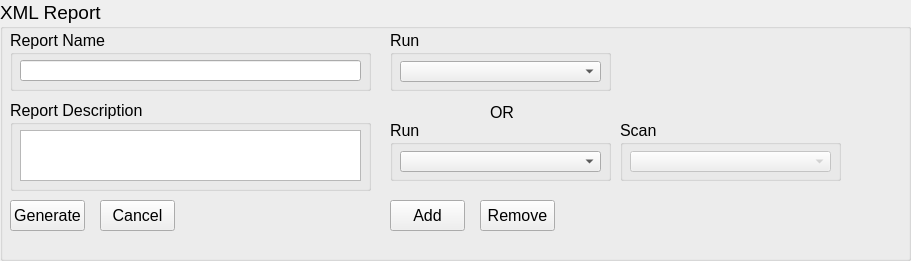
       <widget class="QGroupBox" name="xml_report">
        <property name="geometry">
         <rect>
          <x>10</x>
          <y>560</y>
          <width>911</width>
          <height>261</height>
         </rect>
        </property>
        <property name="font">
         <font>
          <family>Arial</family>
          <pointsize>14</pointsize>
         </font>
        </property>
        <property name="title">
         <string>XML Report</string>
        </property>
        <widget class="QGroupBox" name="report_name">
         <property name="geometry">
          <rect>
           <x>10</x>
           <y>30</y>
           <width>361</width>
           <height>61</height>
          </rect>
         </property>
         <property name="font">
          <font>
           <family>Arial</family>
           <pointsize>12</pointsize>
          </font>
         </property>
         <property name="title">
          <string>Report Name</string>
         </property>
         <widget class="QLineEdit" name="report_name_text">
          <property name="geometry">
           <rect>
            <x>10</x>
            <y>30</y>
            <width>341</width>
            <height>21</height>
           </rect>
          </property>
          <property name="font">
           <font>
            <pointsize>14</pointsize>
           </font>
          </property>
         </widget>
        </widget>
        <widget class="QGroupBox" name="report_description">
         <property name="geometry">
          <rect>
           <x>10</x>
           <y>100</y>
           <width>361</width>
           <height>91</height>
          </rect>
         </property>
         <property name="font">
          <font>
           <family>Arial</family>
           <pointsize>12</pointsize>
          </font>
         </property>
         <property name="title">
          <string>Report Description</string>
         </property>
         <widget class="QTextEdit" name="report_description_text">
          <property name="geometry">
           <rect>
            <x>10</x>
            <y>30</y>
            <width>341</width>
            <height>51</height>
           </rect>
          </property>
          <property name="font">
           <font>
            <pointsize>14</pointsize>
           </font>
          </property>
         </widget>
        </widget>
        <widget class="QGroupBox" name="run0">
         <property name="geometry">
          <rect>
           <x>390</x>
           <y>30</y>
           <width>221</width>
           <height>61</height>
          </rect>
         </property>
         <property name="font">
          <font>
           <family>Arial</family>
           <pointsize>12</pointsize>
          </font>
         </property>
         <property name="title">
          <string>Run</string>
         </property>
         <widget class="QComboBox" name="run0_dropdown">
          <property name="geometry">
           <rect>
            <x>10</x>
            <y>31</y>
            <width>201</width>
            <height>21</height>
           </rect>
          </property>
          <property name="font">
           <font>
            <pointsize>14</pointsize>
           </font>
          </property>
         </widget>
        </widget>
        <widget class="QLabel" name="or_label">
         <property name="geometry">
          <rect>
           <x>490</x>
           <y>100</y>
           <width>25</width>
           <height>25</height>
          </rect>
         </property>
         <property name="font">
          <font>
           <family>Arial</family>
           <pointsize>12</pointsize>
          </font>
         </property>
         <property name="text">
          <string>OR</string>
         </property>
        </widget>
        <widget class="QGroupBox" name="run1">
         <property name="geometry">
          <rect>
           <x>390</x>
           <y>120</y>
           <width>221</width>
           <height>61</height>
          </rect>
         </property>
         <property name="font">
          <font>
           <family>Arial</family>
           <pointsize>12</pointsize>
          </font>
         </property>
         <property name="title">
          <string>Run</string>
         </property>
         <widget class="QComboBox" name="run1_dropdown">
          <property name="geometry">
           <rect>
            <x>10</x>
            <y>31</y>
            <width>201</width>
            <height>21</height>
           </rect>
          </property>
          <property name="font">
           <font>
            <pointsize>14</pointsize>
           </font>
          </property>
         </widget>
        </widget>
        <widget class="QGroupBox" name="scan">
         <property name="geometry">
          <rect>
           <x>620</x>
           <y>120</y>
           <width>221</width>
           <height>61</height>
          </rect>
         </property>
         <property name="font">
          <font>
           <family>Arial</family>
           <pointsize>12</pointsize>
          </font>
         </property>
         <property name="title">
          <string>Scan</string>
         </property>
         <widget class="QComboBox" name="scan_dropdown">
          <property name="enabled">
           <bool>false</bool>
          </property>
          <property name="geometry">
           <rect>
            <x>10</x>
            <y>31</y>
            <width>201</width>
            <height>21</height>
           </rect>
          </property>
          <property name="font">
           <font>
            <pointsize>14</pointsize>
           </font>
          </property>
         </widget>
        </widget>
        <widget class="QPushButton" name="remove">
         <property name="geometry">
          <rect>
           <x>480</x>
           <y>200</y>
           <width>75</width>
           <height>31</height>
          </rect>
         </property>
         <property name="font">
          <font>
           <family>Arial</family>
           <pointsize>12</pointsize>
          </font>
         </property>
         <property name="text">
          <string>Remove</string>
         </property>
        </widget>
        <widget class="QPushButton" name="add">
         <property name="geometry">
          <rect>
           <x>390</x>
           <y>200</y>
           <width>75</width>
           <height>31</height>
          </rect>
         </property>
         <property name="font">
          <font>
           <family>Arial</family>
           <pointsize>12</pointsize>
          </font>
         </property>
         <property name="text">
          <string>Add</string>
         </property>
        </widget>
        <widget class="QPushButton" name="generate">
         <property name="geometry">
          <rect>
           <x>10</x>
           <y>200</y>
           <width>75</width>
           <height>31</height>
          </rect>
         </property>
         <property name="font">
          <font>
           <family>Arial</family>
           <pointsize>12</pointsize>
          </font>
         </property>
         <property name="text">
          <string>Generate</string>
         </property>
        </widget>
        <widget class="QPushButton" name="cancel">
         <property name="geometry">
          <rect>
           <x>100</x>
           <y>200</y>
           <width>75</width>
           <height>31</height>
          </rect>
         </property>
         <property name="font">
          <font>
           <family>Arial</family>
           <pointsize>12</pointsize>
          </font>
         </property>
         <property name="text">
          <string>Cancel</string>
         </property>
        </widget>
       </widget>
